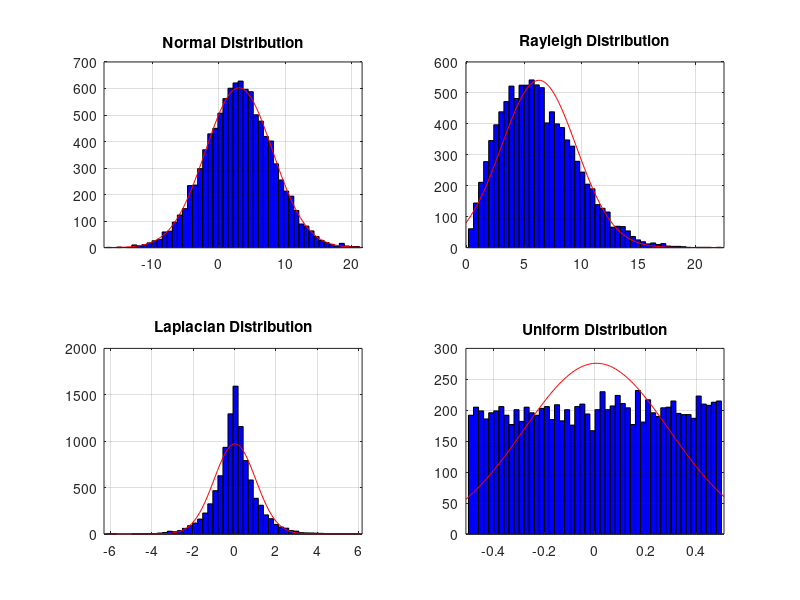
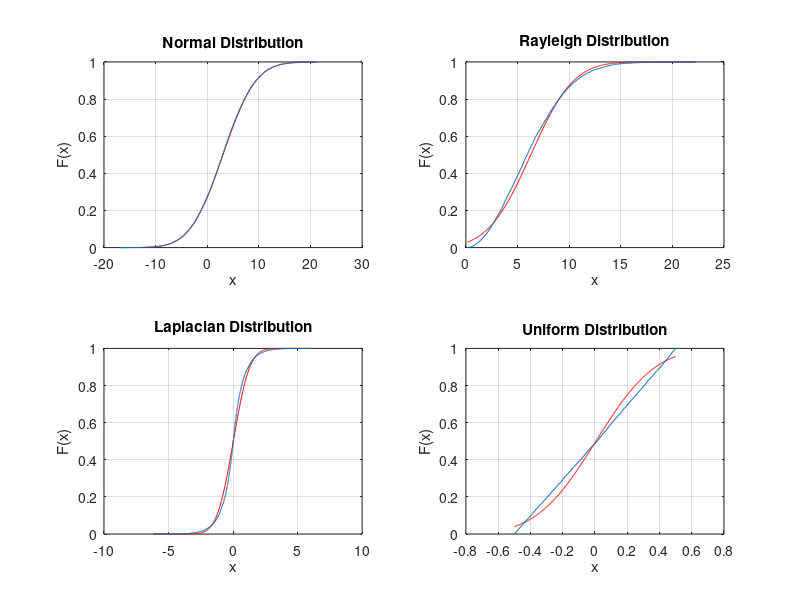
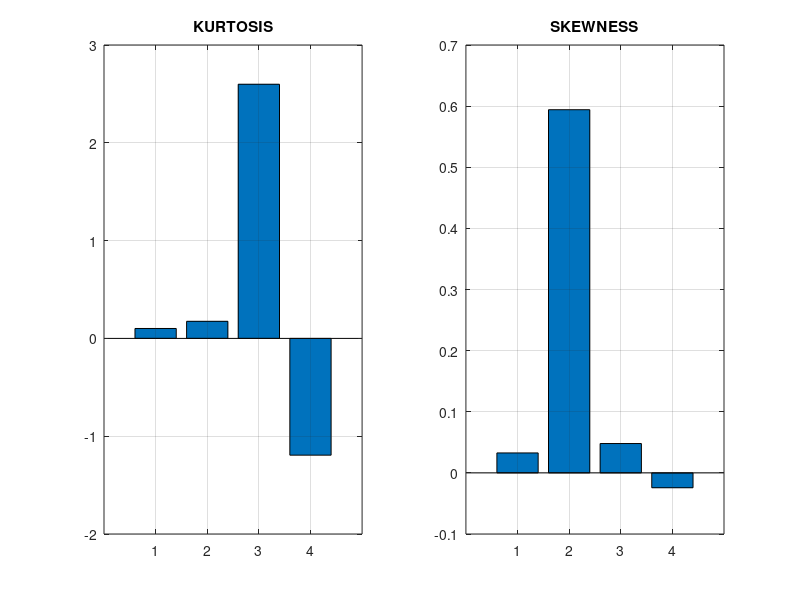
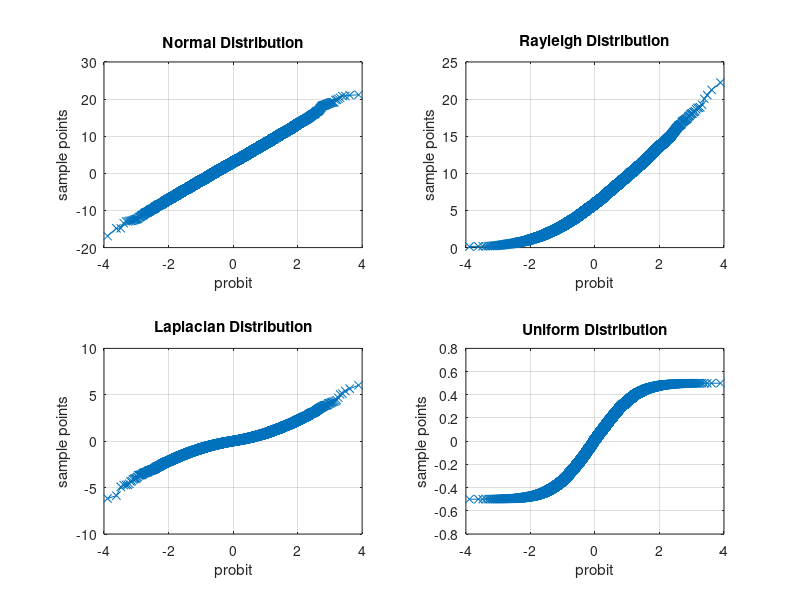

Reproduce these figures in MATLAB, in order.
% ML_Lab0_synthetic
% Synthetic distributions
% Options
clear
close all
i_histfit=1;                     %0 NO /1 YES: HISTOGRAMS
i_kurskew=1;				     %0 NO /1 YES: compute Kurtosis and Skewness
i_cdfplot=1;				     %0 NO /1 YES: compute cdf
i_qqplot=1;				         %0 NO /1 YES: compute QQ-plot

%% GENERATION of DISTRIBUTIONS
N=10000;
N_points=50; %histogram bins
rand('state',sum(100*clock))

% GAUSSIAN DISTRIBUTION
Y=5*randn(1,N)+3*ones(1,N);

% RAYLEIGH DISTRIBUTION
Y_abs=abs(5*randn(1,N)+5*1i*randn(1,N));

% UNIFORM DISTRIBUTION
rand('state',sum(100*clock))
Z=rand(1,N);

% LAPLACIAN DISTRIBUTION
i_1=find(Z<0.5);
i_2=find(Z>0.5);
Z_Lap(i_1)=sqrt(0.5)*log(2*Z(i_1));
Z_Lap(i_2)=-sqrt(0.5)*log(2*(1-Z(i_2)));

Z=Z-0.5; %remove mean for uniform distribution

% DATA MATRIX
XX=[Y;Y_abs;Z_Lap;Z];

%% HISTOGRAMS
if i_histfit==1
    figure('name','Histograms')
    subplot(2,2,1)
    histfit(Y,N_points)
    title('Normal Distribution')
    grid
    subplot(2,2,2)
    histfit(Y_abs,N_points)
    title('Rayleigh Distribution')
    grid
    subplot(2,2,3)
    histfit(Z_Lap,N_points)
    title('Laplacian Distribution')
    grid
    subplot(2,2,4)
    histfit(Z,N_points)
    title('Uniform Distribution')
    grid
end


%% cdfplot
if i_cdfplot==1
    figure('name','cdfplot')
    subplot(2,2,1)
    Yaux=linspace(min(Y),max(Y),500);
    plot(Yaux,cdf('Normal',Yaux,mean(Y),std(Y)),'r');
    hold on
    cdfplot(Y)
    title('Normal Distribution')
    
    subplot(2,2,2)
    Yaux=linspace(min(Y_abs),max(Y_abs),500);
    plot(Yaux,cdf('Normal',Yaux,mean(Y_abs),std(Y_abs)),'r');
    hold on
    cdfplot(Y_abs)
    title('Rayleigh Distribution')
    
    subplot(2,2,3)
    Yaux=linspace(min(Z_Lap),max(Z_Lap),500);
    plot(Yaux,cdf('Normal',Yaux,mean(Z_Lap),std(Z_Lap)),'r');
    hold on
    cdfplot(Z_Lap)
    title('Laplacian Distribution')
    
    subplot(2,2,4)
    Yaux=linspace(min(Z),max(Z),500);
    plot(Yaux,cdf('Normal',Yaux,mean(Z),std(Z)),'r');
    hold on
    cdfplot(Z)
    title('Uniform Distribution')
    
    clear Yaux
end


%% KURTOSIS-SKEWNESS
if i_kurskew==1
    figure('name','KURTOSIS-SKEWNESS')
    subplot(1,2,1)
    bar(kurtosis(XX')-3)
    grid
    title('KURTOSIS')
    subplot(1,2,2)
    bar(skewness(XX'))
    grid
    title('SKEWNESS')
end

%% PLOTNORM
if i_qqplot==1
    figure('name','qqplot=normplot')
    subplot(2,2,1)
    qqplot(Y)
    grid
    title('Normal Distribution')
    subplot(2,2,2)
    qqplot(Y_abs)
    grid
    title('Rayleigh Distribution')
    subplot(2,2,3)
    qqplot(Z_Lap)
    grid
    title('Laplacian Distribution')
    subplot(2,2,4)
    qqplot(Z)
    grid
    title('Uniform Distribution')
end